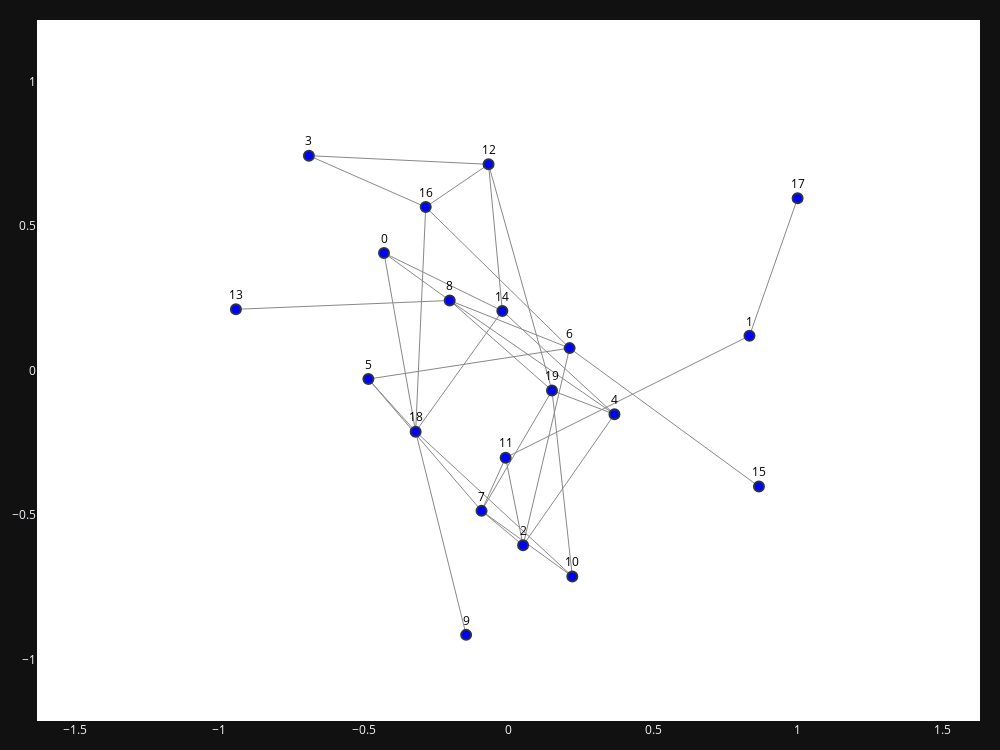

The notebook cell this image was saved under:
### Code cell
graph=nx.erdos_renyi_graph(20,0.2)

while not nx.is_connected(graph):
    graph=nx.erdos_renyi_graph(20,0.2)


plot_networkx_graph(graph)

### Figure 1 — Plotly figure (JSON) as saved in the notebook; plotly's stock layout.template omitted (floating-point values rounded to 4 significant figures)
{"data": [{"hoverinfo": "text", "line": {"color": "#888", "width": 1}, "mode": "lines", "text": ["0 - 8: 1", null, null, "0 - 14: 1", null, null, "0 - 18: 1", null, null, "1 - 11: 1", null, null, "1 - 17: 1", null, null, "2 - 4: 1", null, null, "2 - 6: 1", null, null, "2 - 7: 1", null, null, "2 - 11: 1", null, null, "3 - 12: 1", null, null, "3 - 16: 1", null, null, "4 - 8: 1", null, null, "4 - 14: 1", null, null, "4 - 19: 1", null, null, "5 - 6: 1", null, null, "5 - 7: 1", null, null, "5 - 18: 1", null, null, "6 - 8: 1", null, null, "6 - 15: 1", null, null, "6 - 16: 1", null, null, "7 - 10: 1", null, null, "7 - 11: 1", null, null, "7 - 19: 1", null, null, "8 - 13: 1", null, null, "8 - 19: 1", null, null, "9 - 18: 1", null, null, "10 - 18: 1", null, null, "10 - 19: 1", null, null, "12 - 14: 1", null, null, "12 - 16: 1", null, null, "12 - 19: 1", null, null, "14 - 18: 1", null, null, "16 - 18: 1", null, null], "x": [-0.4306, -0.2034, null, -0.4306, -0.02139, null, -0.4306, -0.3211, null, 0.8336, -0.01001, null, 0.8336, 1.0, null, 0.05044, 0.3666, null, 0.05044, 0.2114, null, 0.05044, -0.09326, null, 0.05044, -0.01001, null, -0.6904, -0.06898, null, -0.6904, -0.2863, null, 0.3666, -0.2034, null, 0.3666, -0.02139, null, 0.3666, 0.1505, null, -0.4847, 0.2114, null, -0.4847, -0.09326, null, -0.4847, -0.3211, null, 0.2114, -0.2034, null, 0.2114, 0.8663, null, 0.2114, -0.2863, null, -0.09326, 0.2207, null, -0.09326, -0.01001, null, -0.09326, 0.1505, null, -0.2034, -0.9428, null, -0.2034, 0.1505, null, -0.1466, -0.3211, null, 0.2207, -0.3211, null, 0.2207, 0.1505, null, -0.06898, -0.02139, null, -0.06898, -0.2863, null, -0.06898, 0.1505, null, -0.02139, -0.3211, null, -0.2863, -0.3211, null], "y": [0.4065, 0.2421, null, 0.4065, 0.2062, null, 0.4065, -0.2115, null, 0.1202, -0.3016, null, 0.1202, 0.5959, null, -0.6048, -0.1514, null, -0.6048, 0.07741, null, -0.6048, -0.4855, null, -0.6048, -0.3016, null, 0.743, 0.7132, null, 0.743, 0.5654, null, -0.1514, 0.2421, null, -0.1514, 0.2062, null, -0.1514, -0.06932, null, -0.02961, 0.07741, null, -0.02961, -0.4855, null, -0.02961, -0.2115, null, 0.07741, 0.2421, null, 0.07741, -0.4014, null, 0.07741, 0.5654, null, -0.4855, -0.7122, null, -0.4855, -0.3016, null, -0.4855, -0.06932, null, 0.2421, 0.2117, null, 0.2421, -0.06932, null, -0.9144, -0.2115, null, -0.7122, -0.2115, null, -0.7122, -0.06932, null, 0.7132, 0.2062, null, 0.7132, 0.5654, null, 0.7132, -0.06932, null, 0.2062, -0.2115, null, 0.5654, -0.2115, null], "type": "scatter"}, {"hoverinfo": "none", "line": {"color": "red", "width": 2}, "mode": "lines", "x": [], "y": [], "type": "scatter"}, {"hoverinfo": "none", "mode": "text", "text": [], "textfont": {"color": "blue", "size": 12}, "x": [], "y": [], "type": "scatter"}, {"hoverinfo": "text", "marker": {"color": "blue", "line": {"width": 2}, "showscale": false, "size": 10}, "mode": "markers+text", "text": ["0", "1", "2", "3", "4", "5", "6", "7", "8", "9", "10", "11", "12", "13", "14", "15", "16", "17", "18", "19"], "textfont": {"color": "black"}, "textposition": "top center", "x": [-0.4306, 0.8336, 0.05044, -0.6904, 0.3666, -0.4847, 0.2114, -0.09326, -0.2034, -0.1466, 0.2207, -0.01001, -0.06898, -0.9428, -0.02139, 0.8663, -0.2863, 1.0, -0.3211, 0.1505], "y": [0.4065, 0.1202, -0.6048, 0.743, -0.1514, -0.02961, 0.07741, -0.4855, 0.2421, -0.9144, -0.7122, -0.3016, 0.7132, 0.2117, 0.2062, -0.4014, 0.5654, 0.5959, -0.2115, -0.06932], "type": "scatter"}], "layout": {"height": 750, "margin": {"b": 20, "l": 20, "r": 20, "t": 20}, "plot_bgcolor": "white", "showlegend": false, "width": 1000, "xaxis": {"range": [-1.2, 1.2], "scaleanchor": "y", "scaleratio": 1, "showgrid": false, "zeroline": false}, "yaxis": {"range": [-1.2, 1.2], "showgrid": false, "zeroline": false}}}
